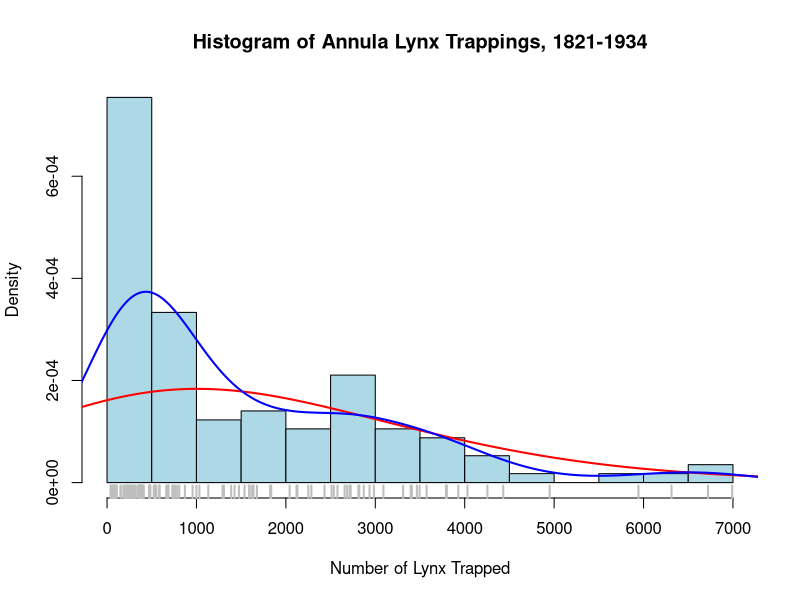

The R source for this figure:

library(datasets)

summary(lynx)

hist(lynx,
     breaks = 15,
     freq   = FALSE,
     col    = 'light blue',
     main   = paste('Histogram of Annula Lynx',
                    'Trappings, 1821-1934'),
     xlab   = 'Number of Lynx Trapped')

lines(density(lynx, adjust = 3), col = 'red', lwd = 2)
lines(density(lynx), col = 'blue', lwd = 2)

rug(lynx, lwd = 2, col = 'gray')
